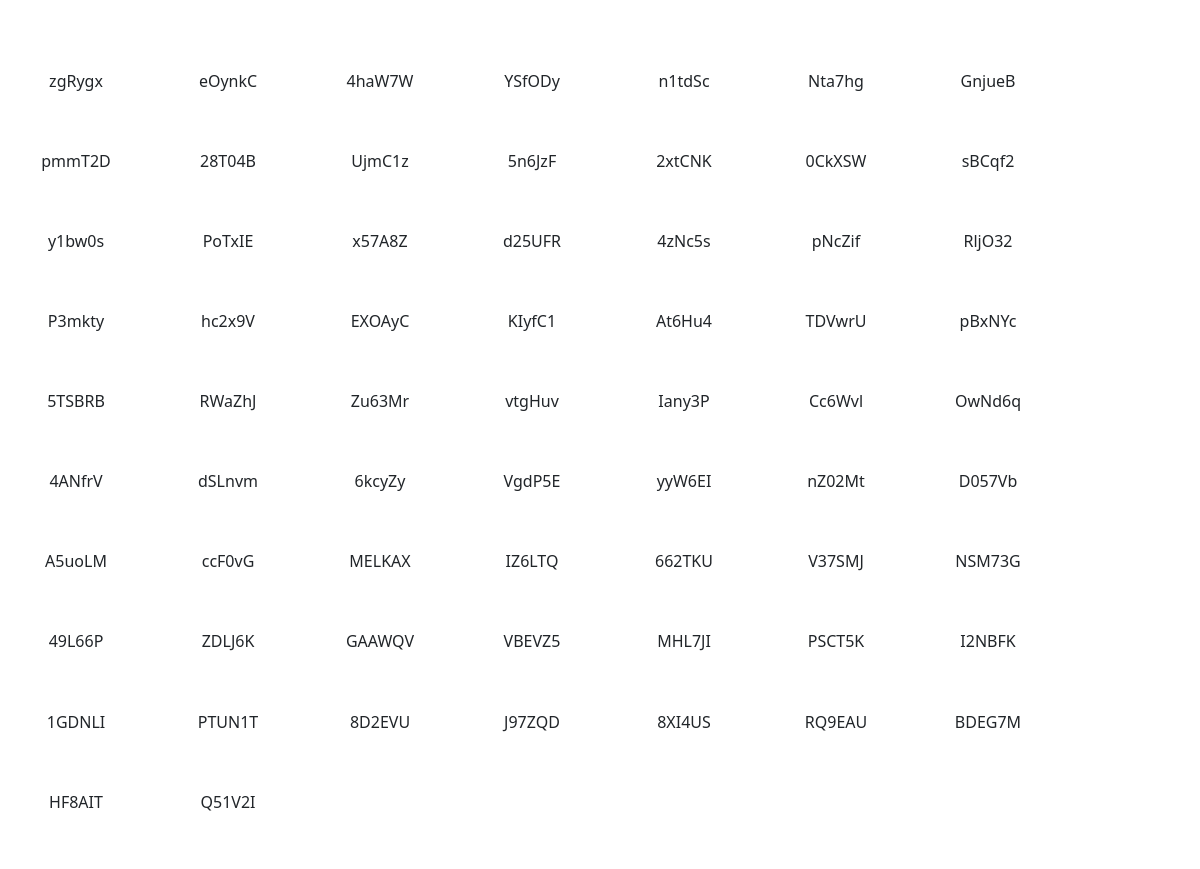
/stickers/ (signed in), run on an earlier commit of the app's database.
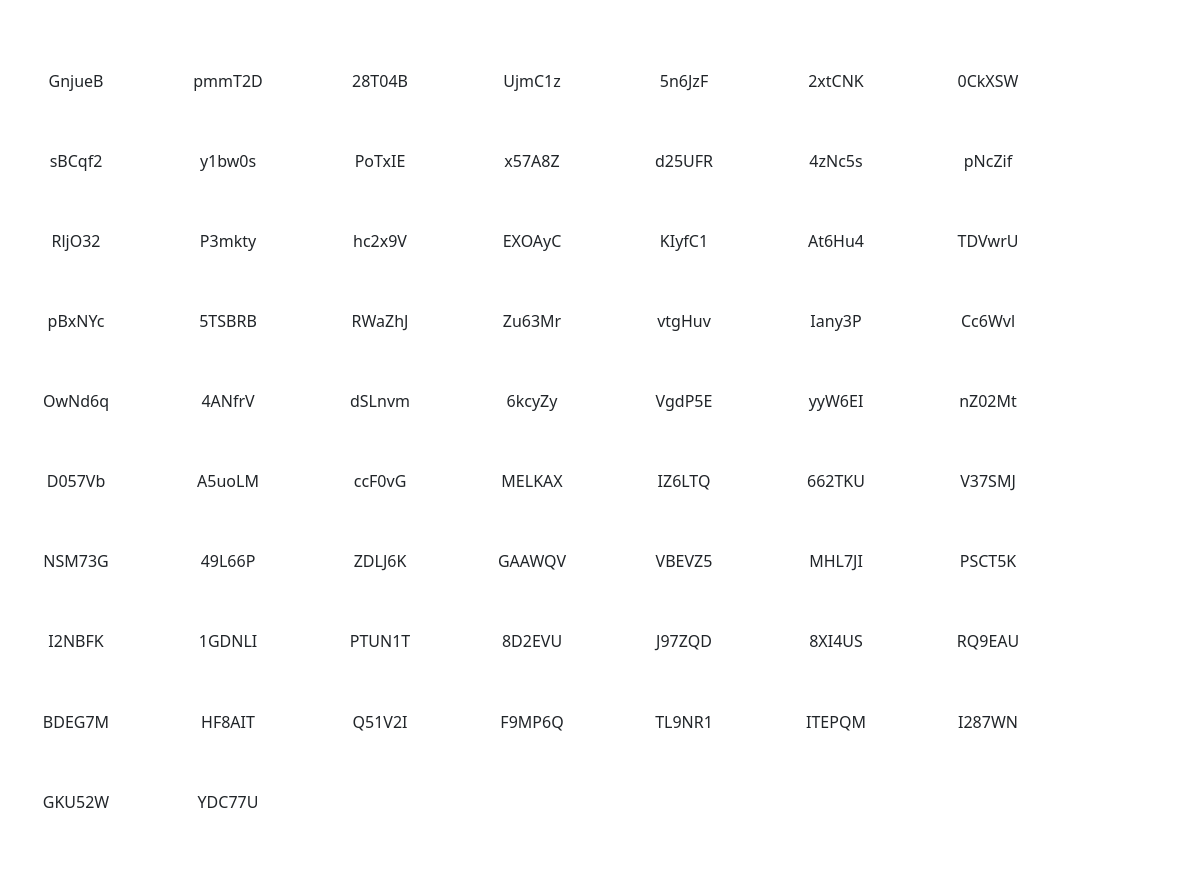
And on a later commit of the database.
### listings/models.py (models this page shows, shortened)
class UniqueReference(models.Model):
    repairstore = models.ForeignKey(RepairStore, on_delete=models.CASCADE)
    value = models.CharField(max_length=6, unique=True)
    is_used = models.BooleanField(default=False)

### listings/views.py (the view)
# urls.py: path('stickers/', stickers, name='stickers'),
@login_required
@require_http_methods(['GET'])
def stickers(request):
    try:
        repairstore = RepairStore.objects.get(user=request.user)
        stickers = UniqueReference.objects.filter(repairstore=repairstore, is_used=False)
        template = 'stickers.html'
        context = {
            'stickers': stickers,
        }
        return render(request, template, context)
    except RepairStore.DoesNotExist:
        return render(request, 'error_page.html', {'error_message': 'User has no associated RepairStore'})

### listings/templates/stickers.html (shortened to what this page needs)
{% load l10n %}
<!DOCTYPE html>
<html lang="en">
<head>
    <link href="https://cdn.jsdelivr.net/npm/bootstrap@5.2.3/dist/css/bootstrap.min.css" rel="stylesheet">
    <link rel="stylesheet" href="https://cdnjs.cloudflare.com/ajax/libs/paper-css/0.3.0/paper.css">
</head>
<body class="A4">
    <section class="sheet m-0" style="padding-top: 10.7mm; padding-bottom: 10.7mm;">
        <div class="container-fluid p-0 m-0">
            <div class="row p-0 m-0">
                <div class="col-12 p-0 m-0 mx-auto">
                    {% for sticker in stickers %}
                    <div class="card p-0 mx-1 border-0" style="float: left; width: 38.1mm; height: 21.2mm; padding: 3mm;">
                        <span class="text-center my-auto">{{ sticker.value }}</span>
                    </div>
                    {% endfor %}
                </div>
            </div>
        </div>
    </section>
</body>
</html>

What changed in the data, as far as the page shows it:
no longer on this page (row edited): UniqueReference: value "zgRygx"
no longer on this page (row edited): UniqueReference: value "eOynkC"
no longer on this page (row edited): UniqueReference: value "4haW7W"
no longer on this page (row edited): UniqueReference: value "YSfODy"
no longer on this page (row edited): UniqueReference: value "n1tdSc"
no longer on this page (row edited): UniqueReference: value "Nta7hg"
added UniqueReference: value "F9MP6Q"
added UniqueReference: value "TL9NR1"
added UniqueReference: value "ITEPQM"
added UniqueReference: value "I287WN"
added UniqueReference: value "GKU52W"
added UniqueReference: value "YDC77U"
